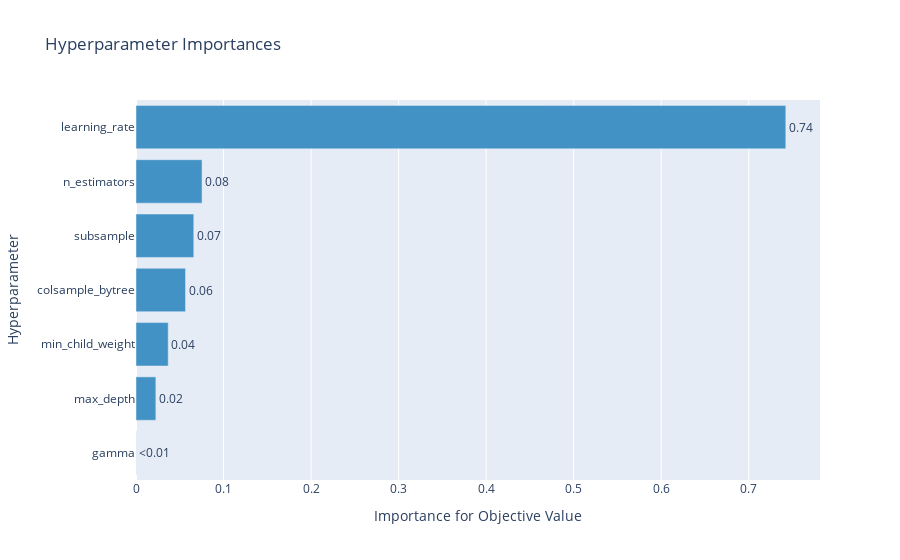

Notebook cell for this chart:
### Code cell
optuna.visualization.plot_param_importances(study)

### Figure 1 — Plotly figure (JSON) as saved in the notebook; plotly's stock layout.template omitted (floating-point values rounded to 4 significant figures)
{"data": [{"cliponaxis": false, "hovertemplate": ["gamma (FloatDistribution): 0.0002012209464793767<extra></extra>", "max_depth (IntDistribution): 0.02268351103214447<extra></extra>", "min_child_weight (IntDistribution): 0.03679700679161203<extra></extra>", "colsample_bytree (FloatDistribution): 0.05657673525342703<extra></extra>", "subsample (FloatDistribution): 0.06599131368887057<extra></extra>", "n_estimators (IntDistribution): 0.07544907617138237<extra></extra>", "learning_rate (FloatDistribution): 0.7423011361160841<extra></extra>"], "marker": {"color": "rgb(66,146,198)"}, "orientation": "h", "text": ["<0.01", "0.02", "0.04", "0.06", "0.07", "0.08", "0.74"], "textposition": "outside", "type": "bar", "x": [0.0002012, 0.02268, 0.0368, 0.05658, 0.06599, 0.07545, 0.7423], "y": ["gamma", "max_depth", "min_child_weight", "colsample_bytree", "subsample", "n_estimators", "learning_rate"]}], "layout": {"showlegend": false, "title": {"text": "Hyperparameter Importances"}, "xaxis": {"title": {"text": "Importance for Objective Value"}}, "yaxis": {"title": {"text": "Hyperparameter"}}}}
